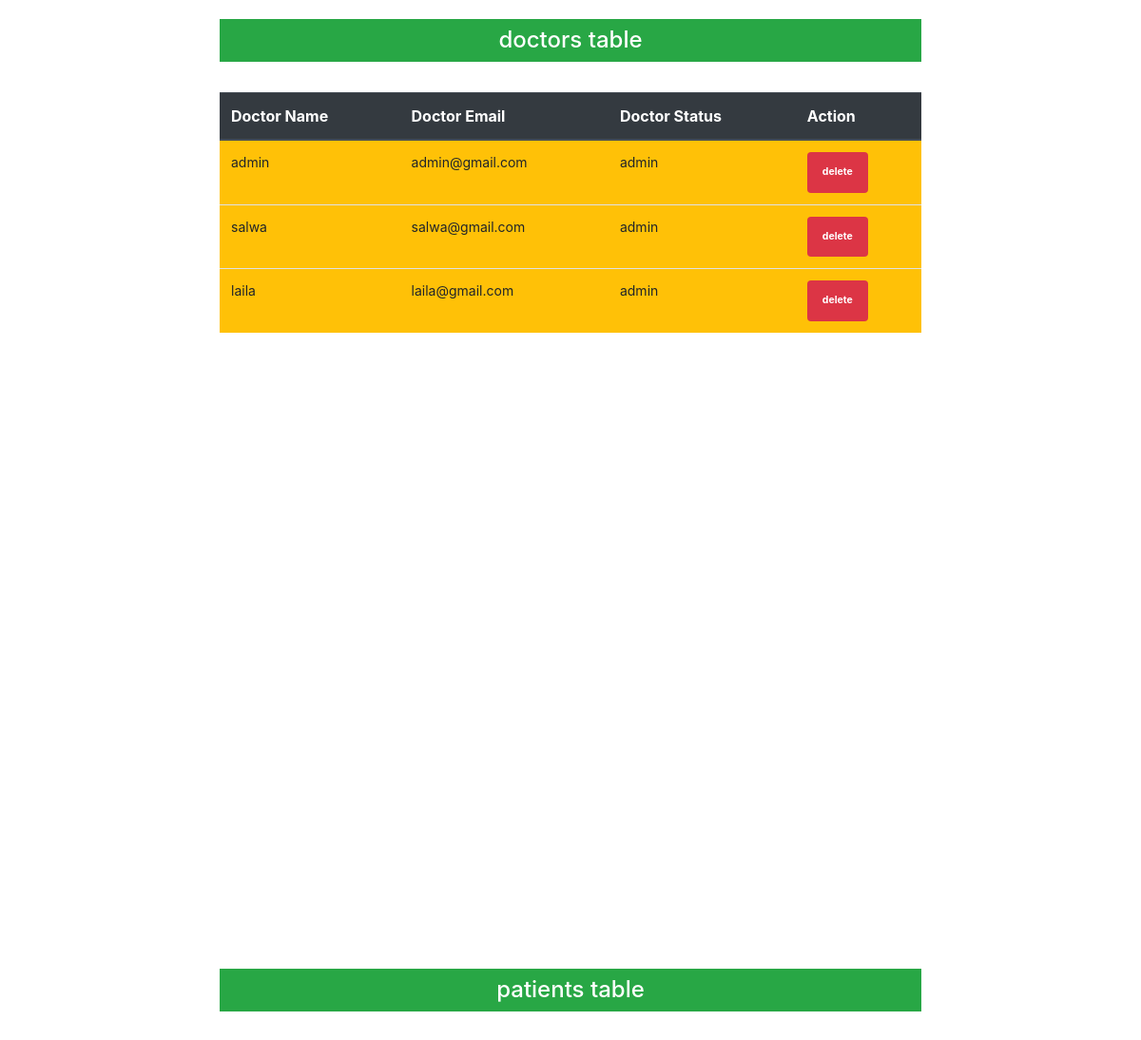
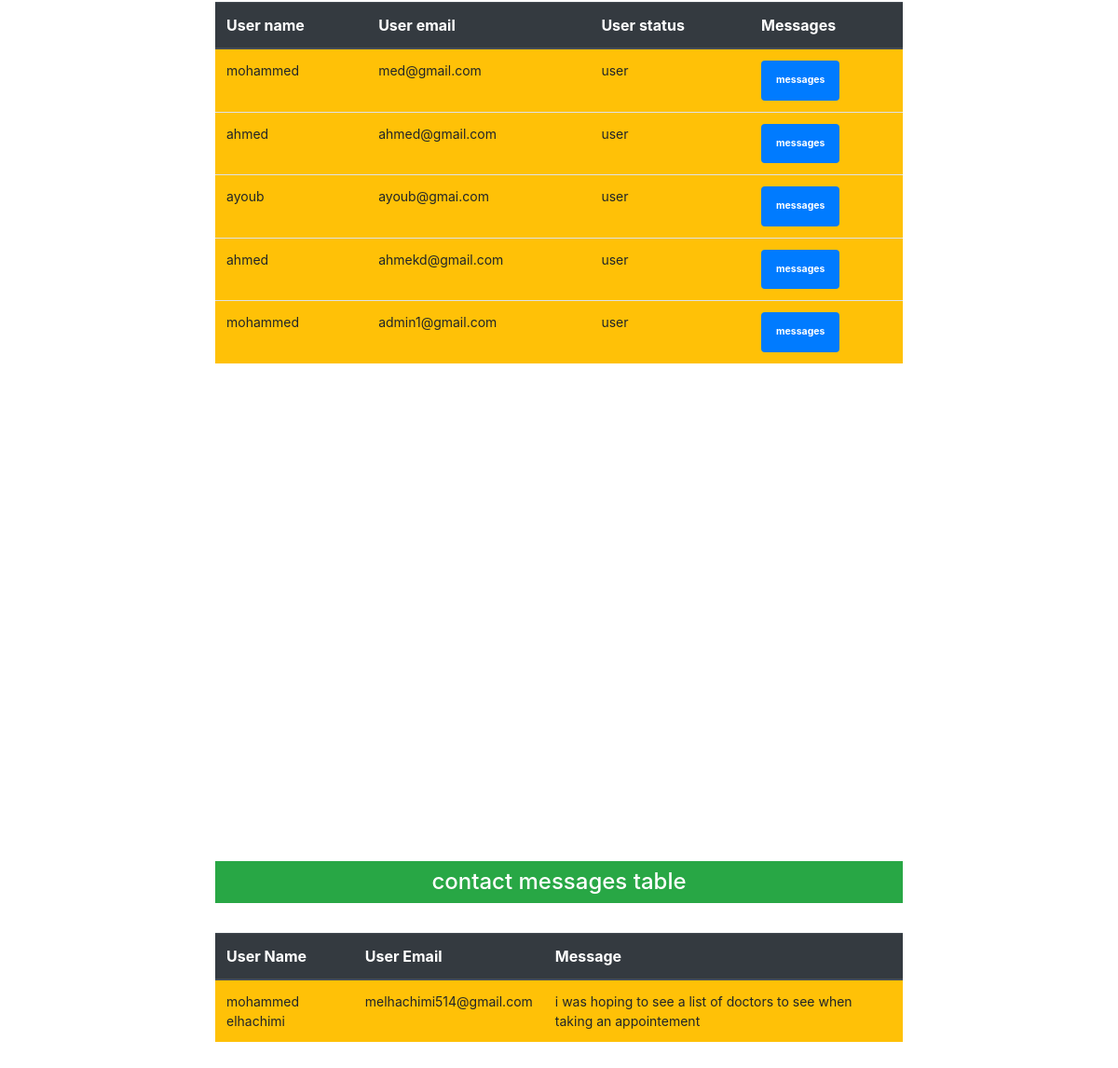
/admin_zone/admin_panel.php (lower part), run on an earlier commit of the app's database (2 pictures, top to bottom).
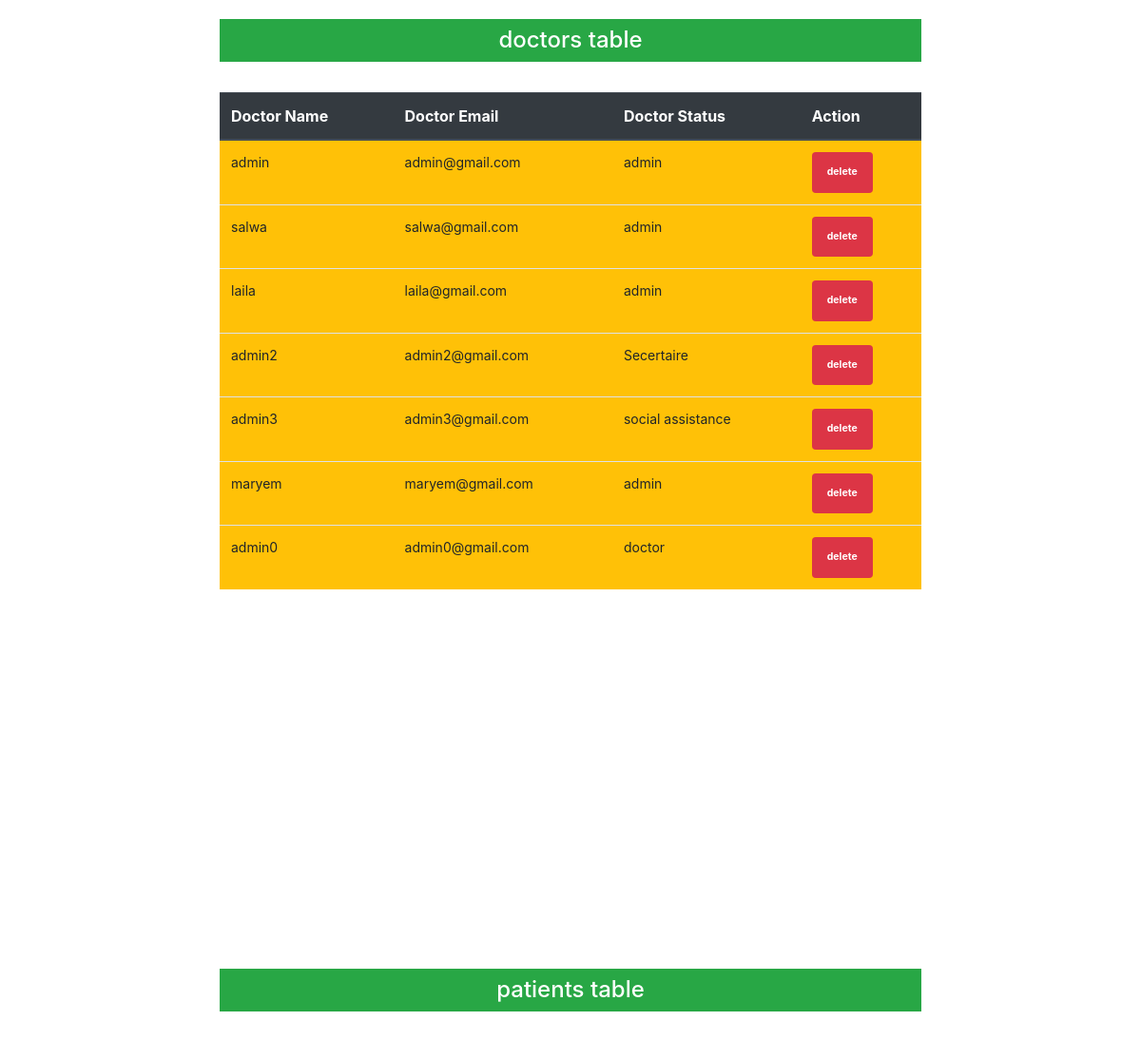
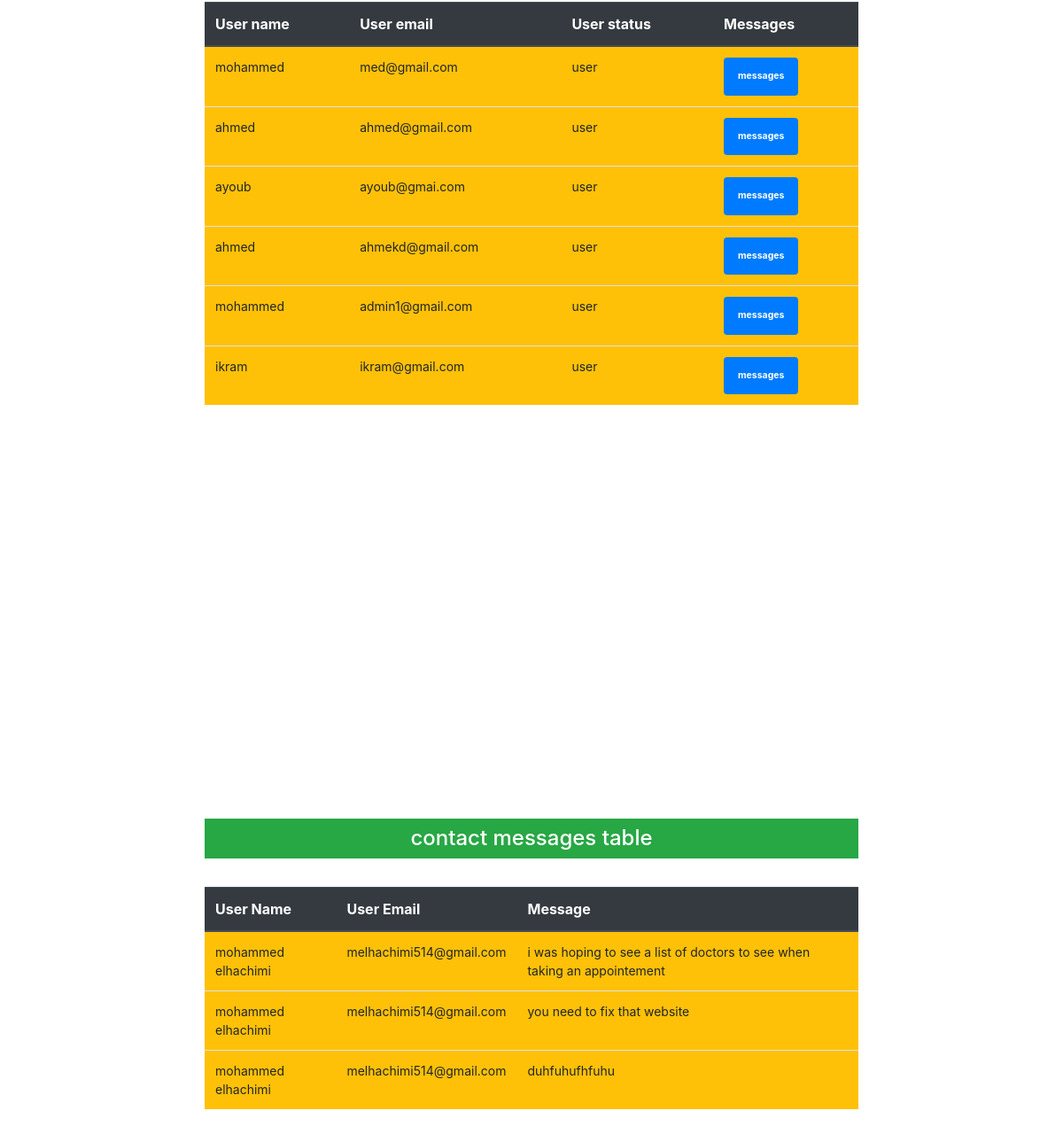
And on a later commit of the database (2 pictures, top to bottom).
### tables this page shows
CREATE TABLE `users` (
  `user_id` int(11) NOT NULL,
  `user_name` varchar(50) NOT NULL,
  `user_email` varchar(200) NOT NULL,
  `user_password` varchar(250) NOT NULL,
  `user_picture` varchar(200) NOT NULL,
  `user_status` varchar(50) NOT NULL
);

CREATE TABLE `contact` (
  `contact_id` int(11) NOT NULL,
  `user_id` int(11) NOT NULL,
  `firstname` varchar(100) NOT NULL,
  `email` varchar(100) NOT NULL,
  `comment` varchar(100) NOT NULL
);

### admin_zone/admin_panel.php (the view, shortened to what this page needs)
<?php
 $data = new Users();
?>
<!DOCTYPE html>
<head>
	<link rel="stylesheet" type="text/css" href="syntax-highlighter/styles/shCore.css" media="all">
	<link rel="stylesheet" type="text/css" href="syntax-highlighter/styles/shThemeDefault.css" media="all">
	 <link rel="stylesheet" href="css/bootstrap.min.css">
	<link rel="stylesheet" href="css/normalize.min.css">
	<link rel="stylesheet" href="css/main.css">
	<link rel="stylesheet" href="https://maxcdn.bootstrapcdn.com/bootstrap/4.5.0/css/bootstrap.min.css">
	<link rel="stylesheet" href="https://stackpath.bootstrapcdn.com/font-awesome/4.7.0/css/font-awesome.min.css">
</head>
<body>
	<div class="right_body" style="width: 82%;margin-left: 18%;">
	 <br><br>
	</div>
	<br><br><br>
	   <div class="col-md-8" style="margin:auto;height:927px;overflow-y:scroll;" id="admins">
			<?php
				$con = $data->connect();
				$sql="SELECT * FROM users WHERE user_status != 'user'";
				$stm=$con->prepare($sql);
				$stm->execute();
				$result=$stm->get_result();
			?>
			<h4 class="text-center bg-success p-2 text-white">doctors table</h4>
			<br>
		  <table class="table mr-4 bg-warning">
			<thead class="thead-dark">
				<tr>
					<th>Doctor Name</th>
					<th>Doctor Email</th>
					<th>Doctor Status</th>
					<th>Action</th>
				</tr>
			</thead>
			<tbody class="t_body">
			<?php while($row=$result->fetch_assoc()){ ?>
				<tr>
					<td><?=$row['user_name'];?></td>
					<td><?=$row['user_email'];?></td>
					<td><?=$row['user_status'];?></td>
					<td>
                    <a href="admin_panel.php?delete=<?=$row['user_id']; ?>" class="badge badge-danger p-3" onclick="return confirm('Do you want to delete this admin')">delete</a>
                    </td>
				<?php } ?>
			</tbody>
		  </table>
	   </div>
	   <br><br><br>
		<div class="col-md-8" style="margin: auto;height:927px;overflow-y:scroll;" id="patients">
			<?php
				$con = $data->connect();
				$sql="SELECT * FROM users WHERE user_status = 'user'";
				$stm=$con->prepare($sql);
				$stm->execute();
				$result=$stm->get_result();
			?>
			<h4 class="text-center bg-success p-2 text-white">patients table</h4>
			<br>
		  <table class="table  bg-warning">
			<thead class="thead-dark">
				<tr>
					<th>User name</th>
					<th>User email</th>
					<th>User status</th>
					<th>Messages</th>
				</tr>
			</thead>
			<tbody class="t_body">
			<?php while($row=$result->fetch_assoc()){ ?>
				<tr>
					<td><?=$row['user_name'];?></td>
					<td><?=$row['user_email'];?></td>
					<td><?=$row['user_status'];?></td>
					<td>
					<a href="patient_details.php?details=<?=$row['user_id']; ?>" class="badge badge-primary p-3">messages</a>
					</td>
				<?php } ?>
			</tbody>
		  </table>
	   </div>
	   <br><br><br>
	<div class="col-md-8" style="margin: auto;height:927px;overflow-y:scroll;" id="contact_messages">
        <?php
            $con = $data->connect();
            $sql="SELECT * FROM `contact`";
            $stm=$con->prepare($sql);
            $stm->execute();
            $result=$stm->get_result();
        ?>
			<h4 class="text-center bg-success p-2 text-white">contact messages table</h4>
			<br>
		  <table class="table mr-4 bg-warning">
			<thead class="thead-dark">
				<tr>
					<th>User Name</th>
					<th>User Email</th>
                    <th>Message</th>
				</tr>
			</thead>
			<tbody class="t_body">
			<?php while($row=$result->fetch_assoc()){ ?>
				<tr>
					<td><?=$row['firstname'];?></td>
                    <td><?=$row['email'];?></td>
                    <td><?=$row['comment'];?></td>
				<?php } ?>
			</tbody>
          </table>
    </div>
</body>
</html>

### admin_zone/css/main.css (style rules this page uses)
body { background-color:#FFF; font-family: "Lato", sans-serif; font-weight: 300; font-size:16px; line-height:18px; color:#777; }
a { color: #aa0a5f; }
a, a:hover, a:focus { text-decoration: none; outline: 0; }
h1, h2, h3, h4, h5, h6 { color: #333; margin:0; font-weight: normal; }
@media screen and (max-width: 1388px) { .right_body { margin: auto !important; width: 96% !important; } }
@media screen and (max-width: 1388px) { .t_body { font-size: 14px !important; } }

What changed in the data, as far as the page shows it:
added users: user_name "admin2", user_email "admin2@gmail.com", user_status "Secertaire", shown under "doctors table"
added users: user_name "admin3", user_email "admin3@gmail.com", user_status "social assistance", shown under "doctors table"
added users: user_name "maryem", user_email "maryem@gmail.com", user_status "admin", shown under "doctors table"
added users: user_name "admin0", user_email "admin0@gmail.com", user_status "doctor", shown under "doctors table"
added users: user_name "ikram", user_email "ikram@gmail.com", user_status "user", shown under "patients table"
added contact: firstname "mohammed elhachimi", email "melhachimi514@gmail.com", comment "you need to fix that website"
added contact: firstname "mohammed elhachimi", email "melhachimi514@gmail.com", comment "duhfuhufhfuhu"
